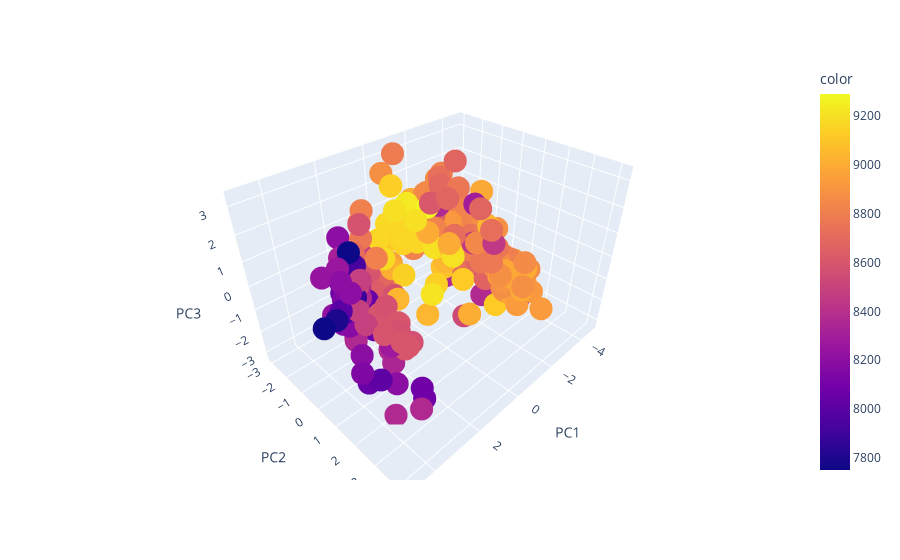

Notebook source saved alongside this figure:
### Code cell
fig = px.scatter_3d(x_train_standarized, x='PC1', y='PC2', z='PC3',
              color=y_train)
fig.show()

### Figure 1 — Plotly figure (JSON) as saved in the notebook; plotly's stock layout.template omitted (floating-point values rounded to 4 significant figures; data arrays with more than 128 entries replaced by an {"elided": "..."} marker saying what was removed)
{"data": [{"hovertemplate": "PC1=%{x}<br>PC2=%{y}<br>PC3=%{z}<br>color=%{marker.color}<extra></extra>", "legendgroup": "", "marker": {"color": {"elided": "285 float values"}, "coloraxis": "coloraxis", "symbol": "circle"}, "mode": "markers", "name": "", "scene": "scene", "showlegend": false, "type": "scatter3d", "x": {"elided": "285 float values"}, "y": {"elided": "285 float values"}, "z": {"elided": "285 float values"}}], "layout": {"coloraxis": {"colorbar": {"title": {"text": "color"}}, "colorscale": [[0, "#0d0887"], [0.1111, "#46039f"], [0.2222, "#7201a8"], [0.3333, "#9c179e"], [0.4444, "#bd3786"], [0.5556, "#d8576b"], [0.6667, "#ed7953"], [0.7778, "#fb9f3a"], [0.8889, "#fdca26"], [1, "#f0f921"]]}, "legend": {"tracegroupgap": 0}, "margin": {"t": 60}, "scene": {"domain": {"x": [0, 1], "y": [0, 1]}, "xaxis": {"title": {"text": "PC1"}}, "yaxis": {"title": {"text": "PC2"}}, "zaxis": {"title": {"text": "PC3"}}}}}
